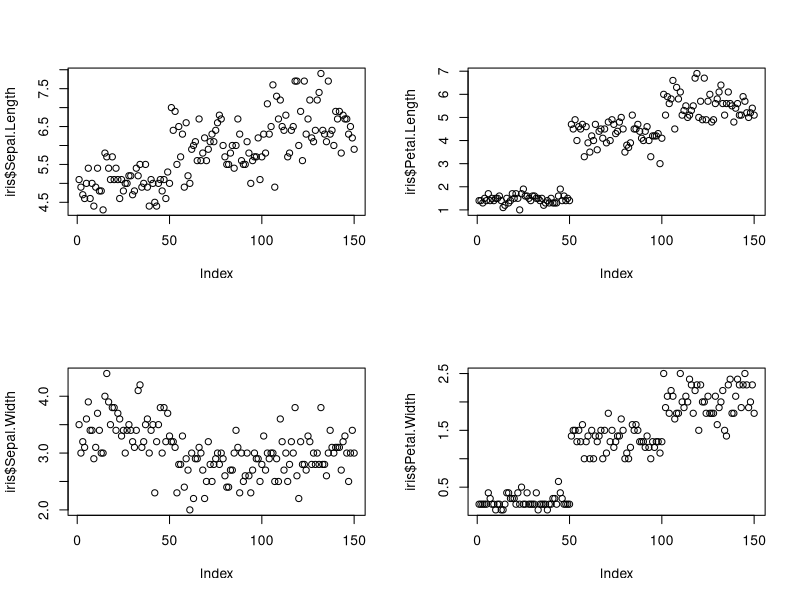

Generate this figure with R:
## ---- chunk 1
#| fig-cap: "Gráfico de ejemplo"
#| fig-height: 6
#| fig-width: 7
par(mfrow = c(2,2))
plot(iris$Sepal.Length)
plot(iris$Petal.Length)
plot(iris$Sepal.Width)
plot(iris$Petal.Width)
## ---- chunk 2
#| tab-cap: "Tabla de ejemplo"
head(iris)
